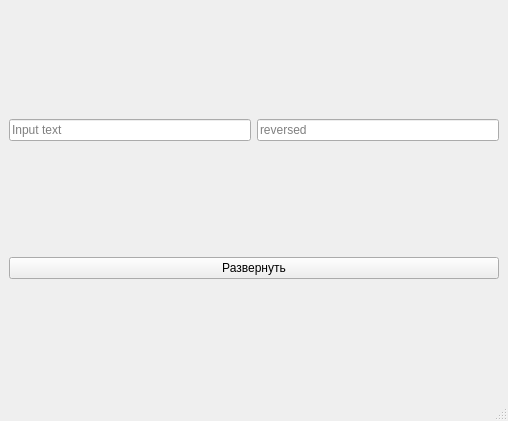
<?xml version="1.0" encoding="UTF-8"?>
<ui version="4.0">
 <class>MainWindow</class>
 <widget class="QMainWindow" name="MainWindow">
  <property name="geometry">
   <rect>
    <x>0</x>
    <y>0</y>
    <width>508</width>
    <height>421</height>
   </rect>
  </property>
  <property name="windowTitle">
   <string>MainWindow</string>
  </property>
  <widget class="QWidget" name="centralwidget">
   <layout class="QHBoxLayout" name="horizontalLayout_2">
    <item>
     <layout class="QVBoxLayout" name="verticalLayout">
      <item>
       <layout class="QHBoxLayout" name="horizontalLayout">
        <item>
         <widget class="QLineEdit" name="lineEdit_2">
          <property name="text">
           <string/>
          </property>
          <property name="placeholderText">
           <string>Input text</string>
          </property>
         </widget>
        </item>
        <item>
         <widget class="QLineEdit" name="lineEdit">
          <property name="text">
           <string/>
          </property>
          <property name="placeholderText">
           <string>reversed</string>
          </property>
         </widget>
        </item>
       </layout>
      </item>
      <item>
       <widget class="QPushButton" name="pushButton">
        <property name="text">
         <string>Развернуть</string>
        </property>
       </widget>
      </item>
     </layout>
    </item>
   </layout>
  </widget>
  <widget class="QMenuBar" name="menubar">
   <property name="geometry">
    <rect>
     <x>0</x>
     <y>0</y>
     <width>508</width>
     <height>22</height>
    </rect>
   </property>
  </widget>
  <widget class="QStatusBar" name="statusbar"/>
 </widget>
 <resources/>
 <connections/>
</ui>
